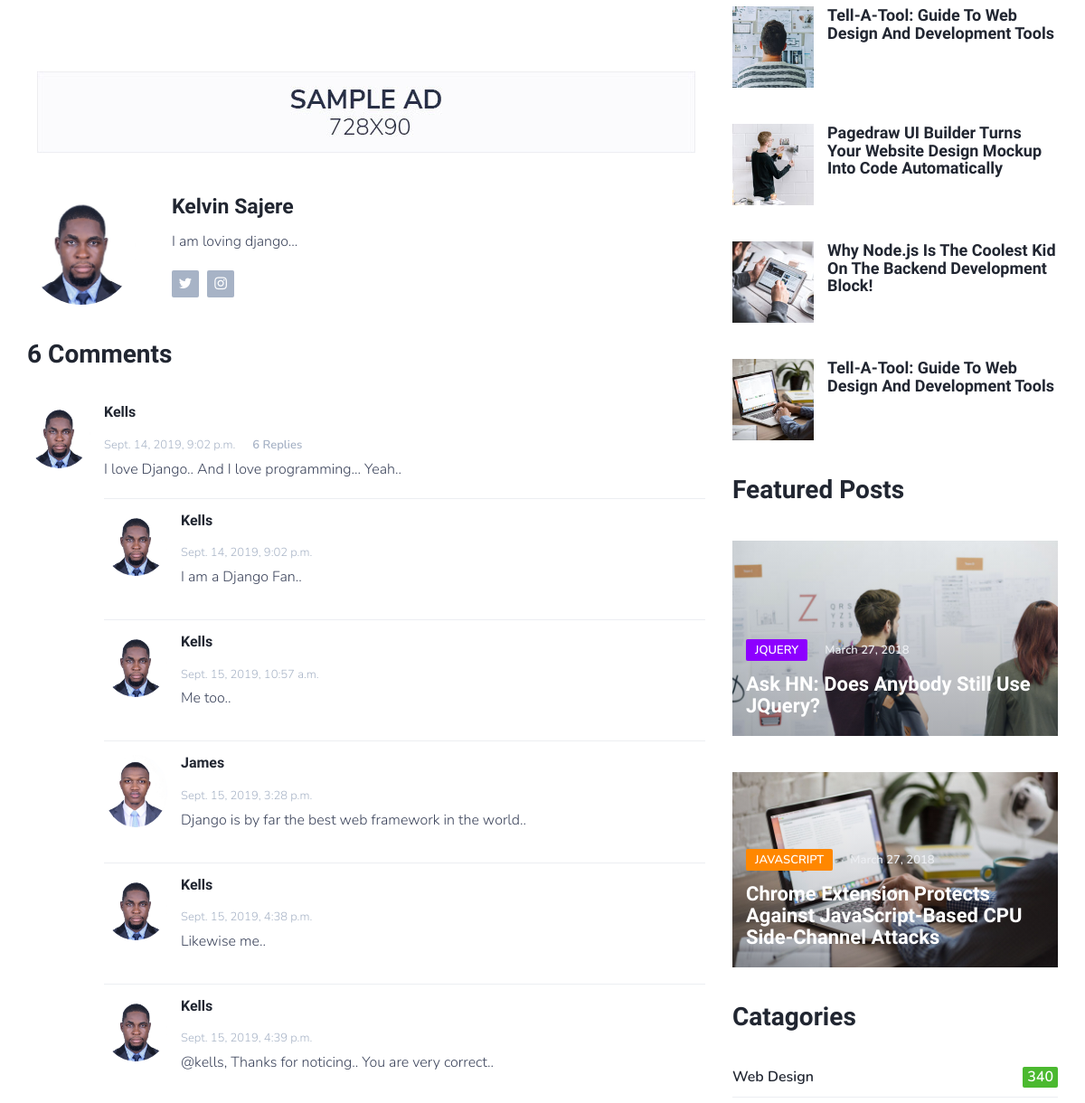
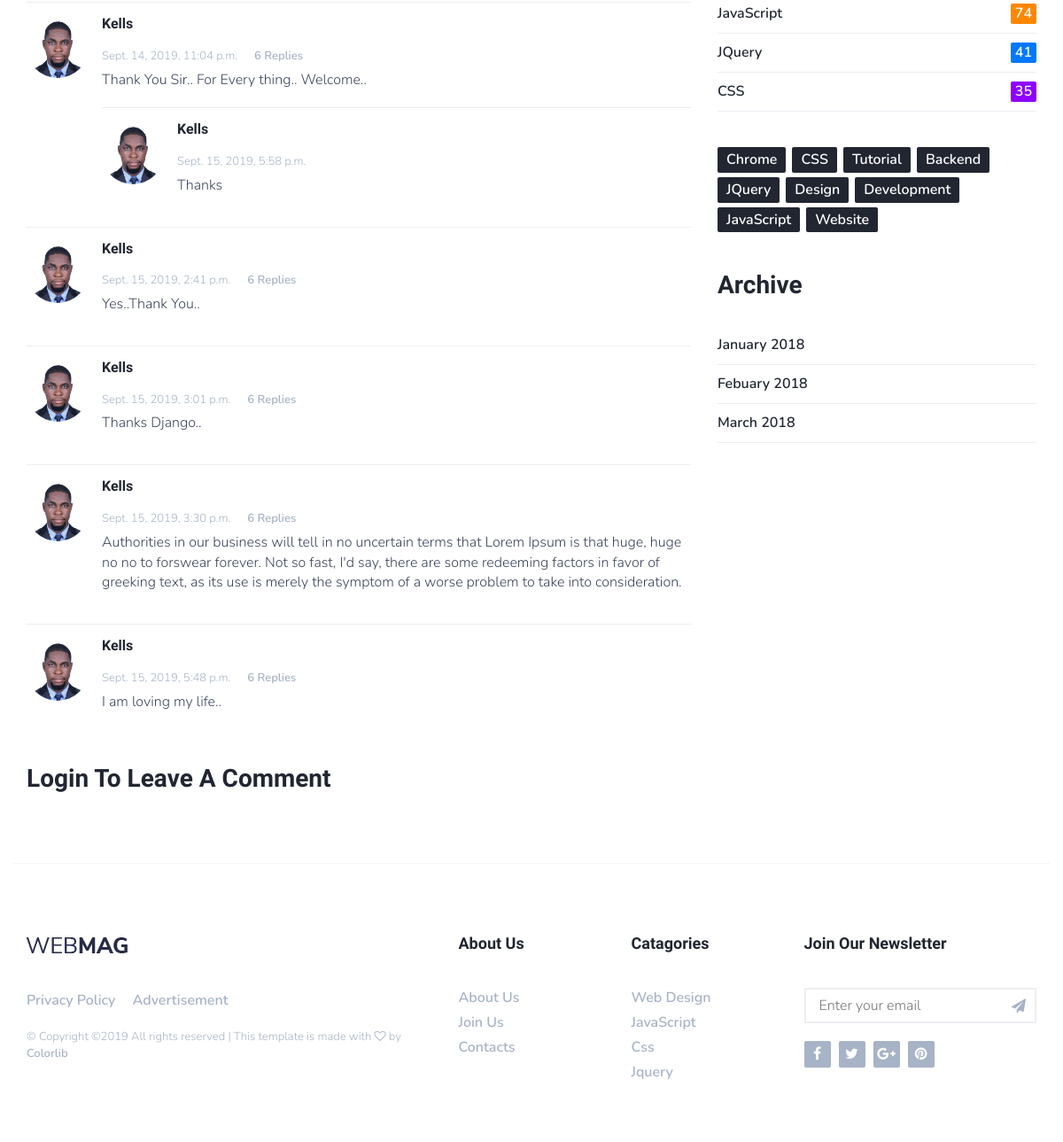
Page /post/why-django-best/ (lower part) on the earlier database version (2 pictures, top to bottom).
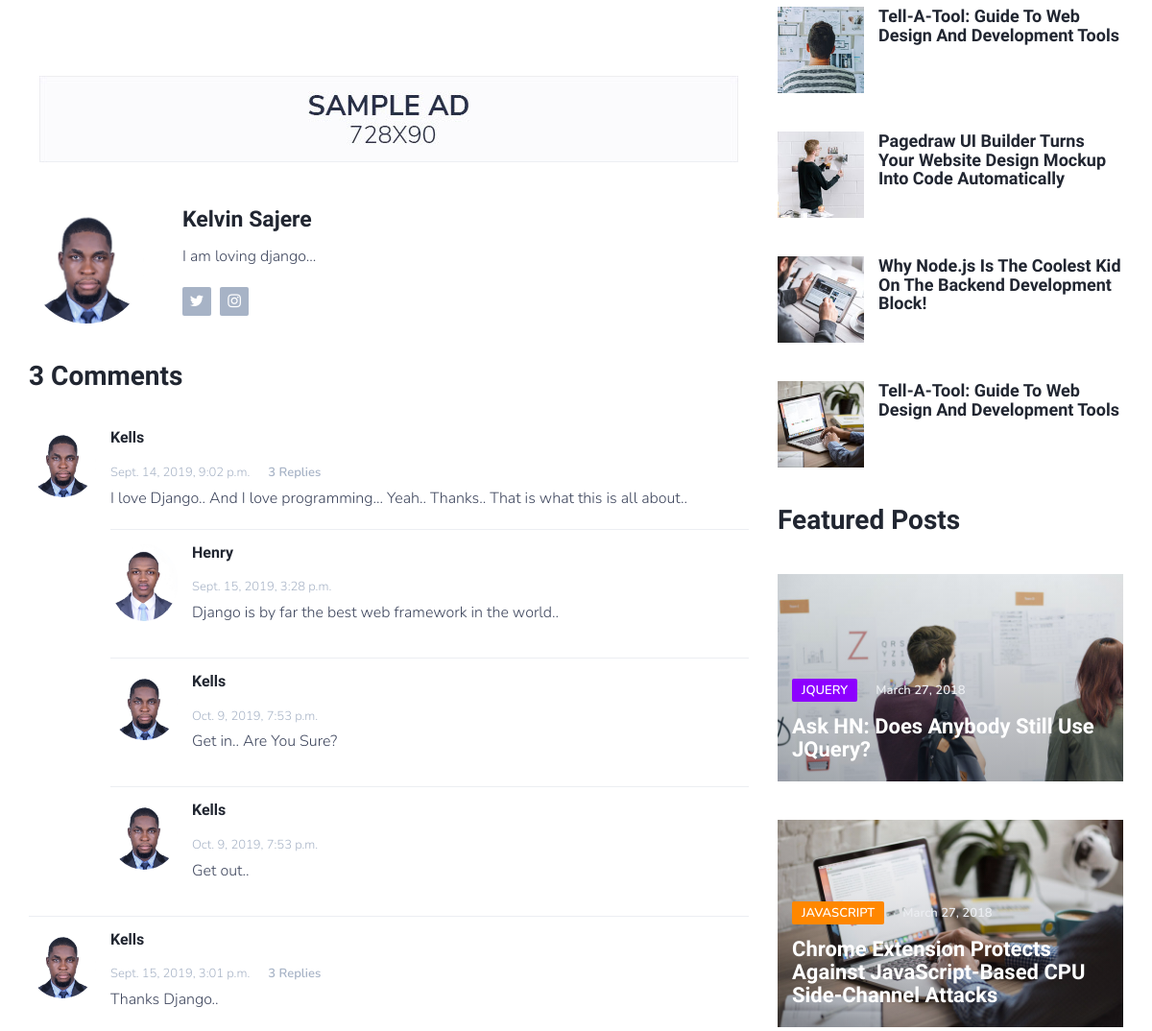
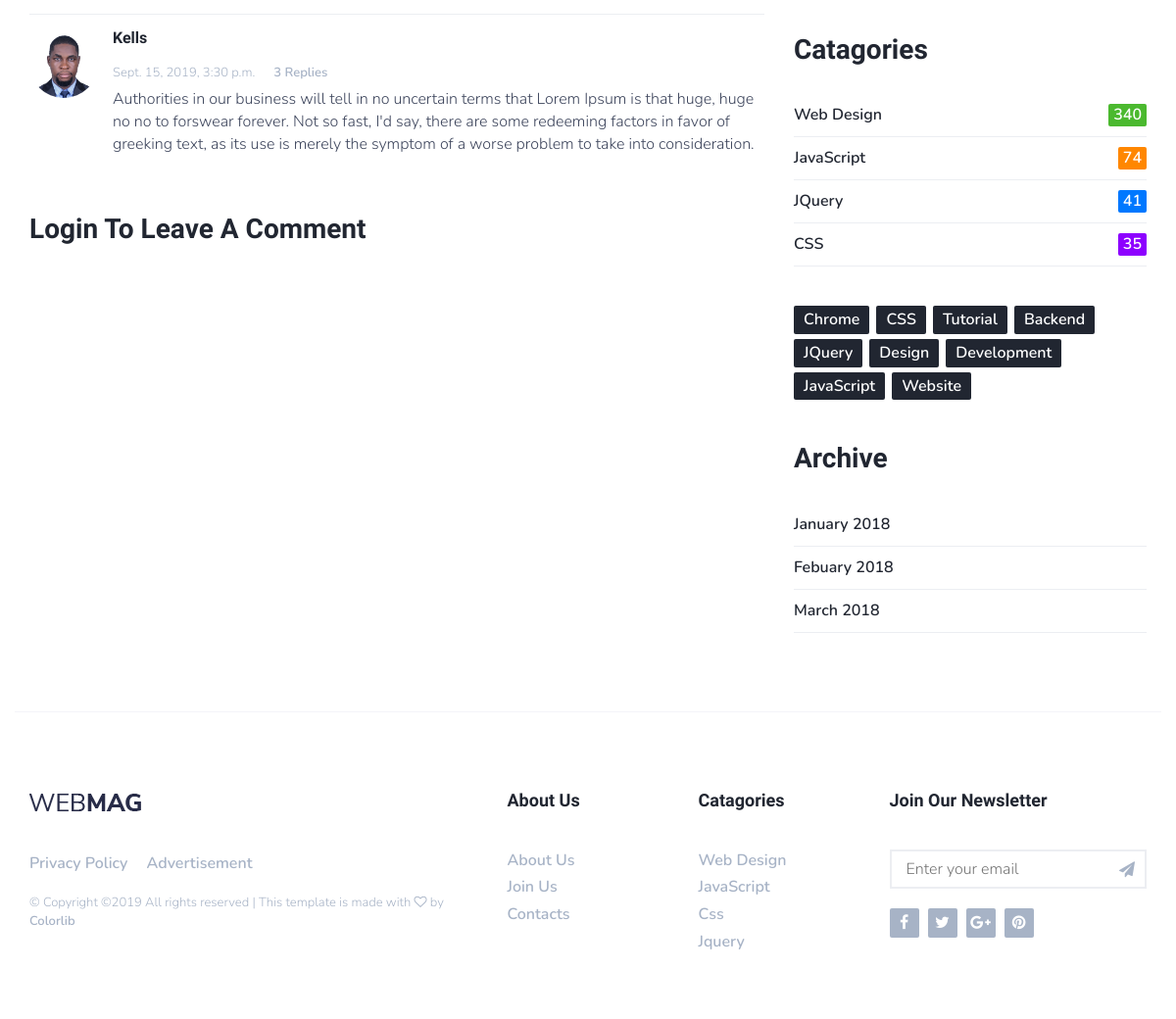
Same page on the later database version (2 pictures, top to bottom).
### blog/models.py (models this page shows, shortened)
class Comment(models.Model):
    blog = models.ForeignKey(Post, on_delete=models.CASCADE)
    user = models.ForeignKey(User, on_delete=models.CASCADE)
    message = models.TextField(max_length=500)
    usrimg = models.ForeignKey(UserImage, on_delete=models.CASCADE, null=True, blank=True)
    date_posted = models.DateTimeField(default=timezone.now)
    approved = models.BooleanField(default=True)

class CommentReply(models.Model):
    whichcomment = models.ForeignKey(Comment, on_delete=models.CASCADE)
    user = models.ForeignKey(User, on_delete=models.CASCADE)
    message = models.TextField(max_length=500)
    blog = models.ForeignKey(Post, on_delete=models.CASCADE)
    usrimg = models.ForeignKey(UserImage, on_delete=models.CASCADE, null=True, blank=True)
    date_posted = models.DateTimeField(default=timezone.now)
    approved = models.BooleanField(default=True)

### users/models.py (models this page shows, shortened)
class UserImage(models.Model):
    author = models.OneToOneField(User, on_delete=models.CASCADE, null=True, default=True)
    myimage = models.ImageField(default='default.jpg', upload_to='profile_pics')

### blog/views.py (the view)
# urls.py: path('<slug:slug>/', views.post_detail, name='post-detail'),
def post_detail(request, slug):
    objects = Post.objects.get(slug=slug)
    posts = Post.objects.all().order_by('-date_posted')
    side_posts = posts[:3]
    com = Comment.objects.filter(blog=objects)
    com_count = com.all()
    replycom = CommentReply.objects.filter(blog=objects)
    reply_count = replycom.all()
    replycom2 = CommentReply.objects.filter(blog=objects)
    form1 = CommentForm
    form2 = CommentReplyForm
    search_list = ["suck", "fuck", "Shit", "pussy", "fucked", "fucking",
                   "Mother Fucker", "mother fucker", "fuck you",
                   "FUCK YOU", "fucked", "shit", "asshole", "ass hole", "nigga",
                   "niggro"]
    for mess in com_count:
        if any(c in mess.message.casefold() for c in search_list):
            mess.delete()
            messages.success(request, f'Your comment was deleted because it contained fowl words or language..')
    for mess in reply_count:
        if any(c in mess.message.casefold() for c in search_list):
            mess.delete()
            messages.success(request, f'Your comment was deleted because it contained fowl words or language..')
    count = 0
    count2 = 0
    for num in com_count:
        if num.approved:
            count = count + 1
    for num in reply_count:
        if num.approved:
            count2 = count2 + 1
    context = {
        'objects': objects,
        'side_posts': side_posts,
        'com': com,
        'replycom': replycom,
        'replycom2': replycom2,
        'form1': form1,
        'form2': form2,
        'count': count,
        'count2': count2,
        'url': "post-detail"
    }
    if request.method == 'POST':
        if request.POST.get('whichcomment'):
            data3 = CommentReplyForm(request.POST)
            if data3.is_valid():
                whichcomment = int(request.POST.get('whichcomment'))
                message = data3.cleaned_data['message']
                don = data3.save(commit=False)
                don.blog = objects
                don.user = User.objects.get(username=request.user.username)
                don.message = message
                don.whichcomment = Comment.objects.get(id=whichcomment)
                don.usrimg = UserImage.objects.get(author=don.user)
                don.save()
                return HttpResponseRedirect(reverse('post-detail', args=(), kwargs={'slug': slug}))
        else:
            data2 = CommentForm(request.POST)
            if data2.is_valid():
                blog = objects
                message = data2.cleaned_data['message']
                don = data2.save(commit=False)
                don.blog = objects
                don.user = User.objects.get(username=request.user.username)
                don.message = message
                don.usrimg = UserImage.objects.get(author=don.user)
                don.save()
                '''Comment.objects.create(
                    blog=data1,
                    user= User.objects.get(username=request.user.username),
                    message=message,
                    usrimg=UserImage.objects.get(author=user)

                ).save()'''
                return HttpResponseRedirect(reverse('post-detail', args=(), kwargs={'slug': slug}))
    else:
        return render(request, 'blog/post_detail.html', context)

### blog/models.py (called while the page is built)
    def __str__(self):
        return self.name

### blog/templates/blog/post_detail.html (shortened to what the changed rows need)
{% extends "blog/base.html" %}
{% load static %}
{% block content %}
{% load widget_tweaks %}
		<div class="section">
			<div class="container">
				<div class="row">
					<div class="col-md-8">
						<div class="section-row">
							<div class="section-title">
								{% if count > 1 %}<h2> {{ count }} Comments</h2> {% elif count == 1 %} <h2> {{ count }} Comment</h2> {% else %} <h2> Post has no comment yet </h2> {% endif %}
							</div>
							<div class="post-comments">
								{% for comment in com %}
                                {% if comment.approved == True %}
								<div class="media">
									<div class="media-left">
										<img class="media-object" src="{{ comment.usrimg.myimage.url }}" alt="">
									</div>
									<div class="media-body">
										<div class="media-heading">
											<h4>{{ comment.user }}</h4>
											<span class="time">{{ comment.date_posted }}</span>
											<a href="#" class="reply">{{ count2 }} Replies</a>
										</div>
                                        <p>{{ comment.message }}</p>
										{% for r in replycom %}
                                        {% if r.approved == True %}
                                        {% if r.whichcomment.message == comment.message %}
										<div class="media">
											<div class="media-left">
												<img class="media-object" src="{{ r.usrimg.myimage.url }}" alt="">
											</div>
											<div class="media-body">
												<div class="media-heading">
													<h4>{{ r.user }}</h4>
													<span class="time">{{ r.date_posted }}</span>
												</div>
												<p>{{ r.message }}</p>
											</div>
										</div>{% endif %}{% endif %}{% endfor %}
									</div>
								</div>{% endif %}{% endfor %}
							</div>
						</div>
						{% if user.is_authenticated %}
						<div class="section-row">
							<div class="section-title">
								<h2>Leave a comment</h2>
							</div>
					<form method="POST">
{% csrf_token %}
{% for field in form1.visible_fields %}
    <div class="form-group">
      {{ field.label_tag }}
      {% render_field field class="form-control" %}
    </div>
{% endfor %}
<button type="submit" class="btn btn-warning">Add Comment</button>
</form>
						</div>
                        {% else %}
                        	<div class="section-title">
                             <h2><a href="{% url 'login' %}">Login</a> to leave a comment</h2>
							</div>
						{% endif %}
					</div>
					<div class="col-md-4">
						<div class="aside-widget">
							<div class="section-title">
								<h2>Featured Posts</h2>
							</div>
						</div>
						<div class="aside-widget">
							<div class="section-title">
								<h2>Catagories</h2>
							</div>
						</div>
						<div class="aside-widget">
							<div class="section-title">
								<h2>Archive</h2>
							</div>
						</div>
					</div>
				</div>
			</div>
		</div>
{% endblock content %}

Differences in the rows shown:
removed CommentReply: usrimg.myimage (picture), user "Kells", date_posted "Sept. 14, 2019, 9:02 p.m.", message "I am a Django Fan..", shown under Comment "Kells"
removed CommentReply: usrimg.myimage (picture), user "Kells", date_posted "Sept. 15, 2019, 10:57 a.m.", message "Me too..", shown under Comment "Kells"
removed CommentReply: usrimg.myimage (picture), user "Kells", date_posted "Sept. 15, 2019, 4:38 p.m.", message "Likewise me..", shown under Comment "Kells"
removed CommentReply: usrimg.myimage (picture), user "Kells", date_posted "Sept. 15, 2019, 4:39 p.m.", message "@kells, Thanks for noticing.. You are very correct..", shown under Comment "Kells"
removed Comment: usrimg.myimage (picture), user "Kells", date_posted "Sept. 14, 2019, 11:04 p.m.", count2 "6", message "Thank You Sir.. For Every thing.. Welcome.."
removed CommentReply: usrimg.myimage (picture), user "Kells", date_posted "Sept. 15, 2019, 5:58 p.m.", message "Thanks"
removed Comment: usrimg.myimage (picture), user "Kells", date_posted "Sept. 15, 2019, 2:41 p.m.", id "6", message "Yes..Thank You.."
removed Comment: usrimg.myimage (picture), user "Kells", date_posted "Sept. 15, 2019, 5:48 p.m.", count2 "6", message "I am loving my life.."
changed Comment: count2 "6" → "3"; message "I love Django.. And I love programming... Yeah.." → "I love Django.. And I love programming... Yeah.. Thanks.. That is what this is all about.."
changed through a linked row, CommentReply "Django is by far the best web framework in the world..": user "James" → "Henry"
added CommentReply: usrimg.myimage (picture), user "Kells", date_posted "Oct. 9, 2019, 7:53 p.m.", message "Get in.. Are You Sure?", shown under Comment "Kells"
added CommentReply: usrimg.myimage (picture), user "Kells", date_posted "Oct. 9, 2019, 7:53 p.m.", message "Get out..", shown under Comment "Kells"
computed for Comment "Thanks Django..": count2 "6" → "3"
computed for Comment "Sept. 15, 2019, 3:30 p.m.": count2 "6" → "3"
Other differences:
{{ count }}: "6" → "3"
